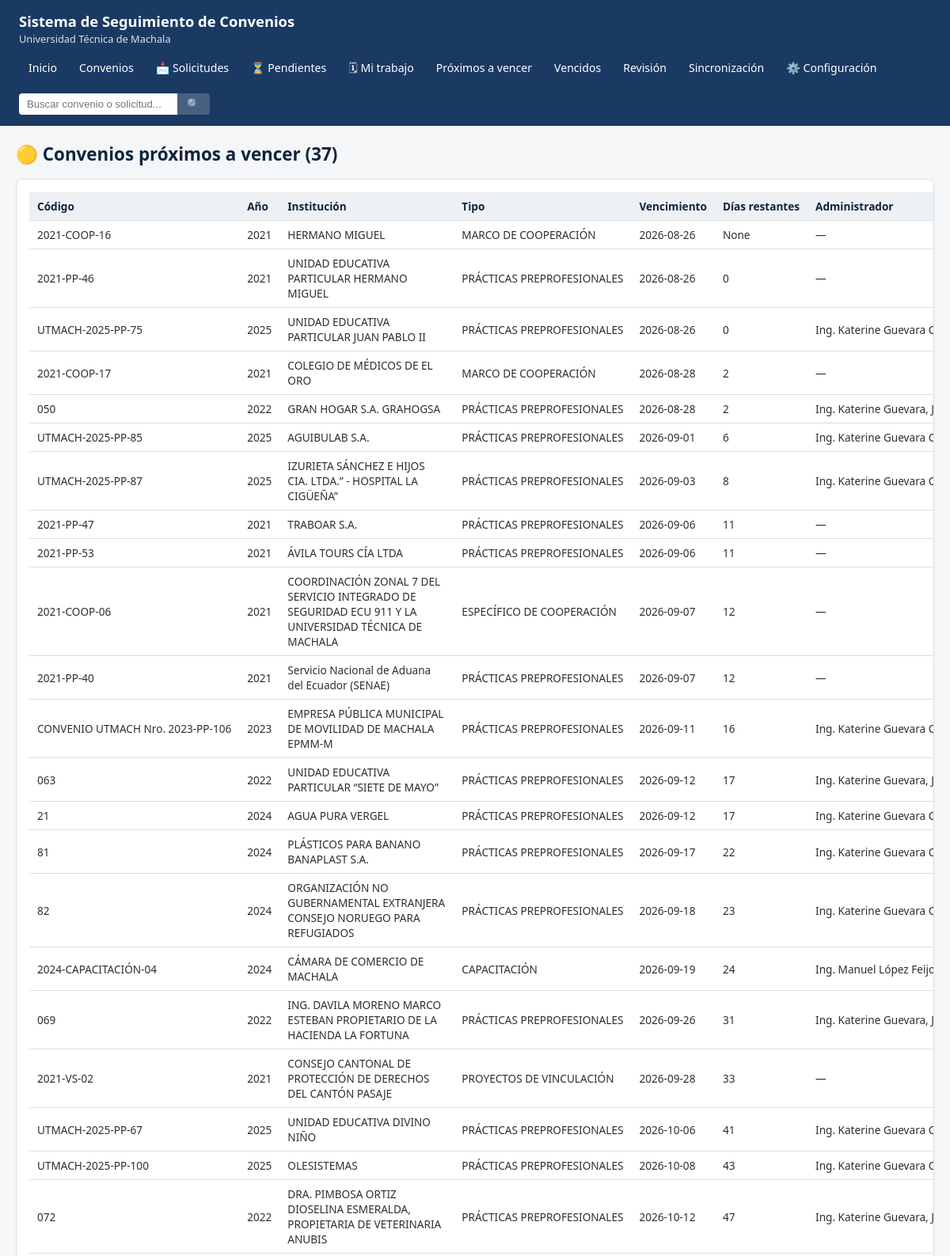
/proximos-a-vencer (upper part), run on the app's committed database.
### tables this page shows
CREATE TABLE convenios (
    id_sistema INTEGER PRIMARY KEY AUTOINCREMENT,
    anio INTEGER NOT NULL,
    codigo_original TEXT,
    numero_original TEXT,
    institucion TEXT,
    tipo_instrumento TEXT,
    subtipo TEXT,
    clasificacion_general TEXT,
    objeto TEXT,
    fecha_suscripcion TEXT,
    fecha_inicio TEXT,
    plazo TEXT,
    fecha_finalizacion TEXT,
    metodo_calculo_vigencia TEXT,
    administrador TEXT,
    unidad_responsable TEXT,
    observaciones_originales TEXT,
    hoja_origen TEXT,
    archivo_matriz_origen TEXT,
    fila_origen INTEGER,
    ruta_expediente TEXT,
    ruta_documento_principal TEXT,
    estado_relacion_documental TEXT,
    confianza_relacion INTEGER,
    estado_vigencia TEXT,
    requiere_revision INTEGER DEFAULT 0,
    notas_sistema TEXT,
    ruc TEXT,
    ambito TEXT,
    seccion TEXT,
    sector TEXT,
    direccion TEXT,
    representante_legal TEXT,
    contacto TEXT,
    email TEXT,
    telefono TEXT,
    carreras_beneficiadas TEXT,
    estado_original TEXT,
    link_documento_matriz TEXT,
    fecha_creacion_sistema TEXT,
    fecha_actualizacion_sistema TEXT
, objeto_documento_original TEXT, objeto_documento_resumen TEXT, fecha_suscripcion_documento TEXT, fecha_inicio_documento TEXT, plazo_documento TEXT, unidad_plazo_documento TEXT, fecha_finalizacion_documento TEXT, metodo_calculo_vigencia_documento TEXT, texto_fuente_vigencia TEXT, pagina_fuente_vigencia INTEGER, clausula_terminacion TEXT, renovacion_clausula TEXT, administrador_documento TEXT, administrador_documento_pagina INTEGER, firmantes_json TEXT, institucion_original_documento TEXT, institucion_normalizada TEXT, tiene_adenda TEXT, documento_adenda_ruta TEXT, conflicto_fecha TEXT, conflicto_institucion TEXT, requiere_revision_documental TEXT, estado_revision_vigencia TEXT, confianza_analisis TEXT, dias_para_vencimiento INTEGER, hash_documento_principal TEXT, fecha_ultimo_analisis_documento TEXT, id_solicitud_origen INTEGER);

### SISTEMA/routes/convenios.py (the view)
@bp.route("/proximos-a-vencer")
def proximos_a_vencer():
    conn = obtener_conexion()
    filas = db_visualizador.listar_proximos_a_vencer(conn, limite=500)
    return render_template("proximos_vencer.html", filas=filas)

### SISTEMA/config.py (called while the page is built)
def cargar_config() -> Config:
    with open(RUTA_CONFIG_JSON, "r", encoding="utf-8") as f:
        datos = json.load(f)
    return Config(datos)

### SISTEMA/db_context.py (called while the page is built)
def obtener_conexion() -> sqlite3.Connection:
    if "db" not in g:
        config = cargar_config()
        g.db = db_visualizador.conectar(config.ruta_convenios_db)
    return g.db

### SISTEMA/services/db_visualizador.py (called while the page is built)
def conectar(ruta_db: Path) -> sqlite3.Connection:
    conn = sqlite3.connect(str(ruta_db))
    conn.row_factory = sqlite3.Row
    conn.execute("PRAGMA query_only = ON;")
    return conn

def listar_proximos_a_vencer(conn, limite: int = 200):
    return conn.execute(
        """SELECT id_sistema, codigo_original, anio, institucion, tipo_instrumento, fecha_finalizacion,
                  dias_para_vencimiento, administrador
           FROM convenios
           WHERE clasificacion_general='CONVENIO' AND estado_vigencia='PROXIMO_A_VENCER'
           ORDER BY dias_para_vencimiento ASC LIMIT ?""",
        (limite,),
    ).fetchall()

### SISTEMA/templates/proximos_vencer.html (shortened to what this page needs)
{% extends "base.html" %}
{% block contenido %}
<h1>🟡 Convenios próximos a vencer ({{ filas|length }})</h1>
<div class="panel">
    {% if filas %}
    <table>
        <thead><tr><th>Código</th><th>Año</th><th>Institución</th><th>Tipo</th><th>Vencimiento</th><th>Días restantes</th><th>Administrador</th></tr></thead>
        <tbody>
        {% for f in filas %}
            <tr onclick="location.href='{{ url_for('convenios.ficha', id_sistema=f['id_sistema']) }}'" style="cursor:pointer">
                <td>{{ f['codigo_original'] or '—' }}</td>
                <td>{{ f['anio'] }}</td>
                <td class="col-institucion">{{ f['institucion'] }}</td>
                <td>{{ f['tipo_instrumento'] or '—' }}</td>
                <td>{{ f['fecha_finalizacion'] or '—' }}</td>
                <td>{{ f['dias_para_vencimiento'] }}</td>
                <td>{{ f['administrador'] or '—' }}</td>
            </tr>
        {% endfor %}
        </tbody>
    </table>
    {% else %}
    <p class="texto-vacio">No hay convenios próximos a vencer.</p>
    {% endif %}
</div>
{% endblock %}

### SISTEMA/static/css/estilo.css (style rules this page uses)
:root { --azul-utmach: #1b3a63; --azul-oscuro: #10233d; --gris-fondo: #f4f6f8; --gris-borde: #d9dfe4; --gris-texto: #2b2f33; --verde: #1f8a4c; --amarillo: #b8860b; --rojo: #b3261e; --naranja: #c2660d; --azul-info: #2563a8; --blanco: #ffffff; }
* { box-sizing: border-box; }
body { margin: 0; font-family: "Segoe UI", Arial, sans-serif; background: var(--gris-fondo); color: var(--gris-texto); font-size: 14px; }
h1 { font-size: 1.4rem; margin: 0 0 16px; color: var(--azul-oscuro); }
.panel { background: var(--blanco); border: 1px solid var(--gris-borde); border-radius: 8px; padding: 16px; margin-bottom: 20px; overflow-x: auto; }
table { width: 100%; border-collapse: collapse; font-size: 0.85rem; }
th, td { padding: 8px 10px; border-bottom: 1px solid var(--gris-borde); text-align: left; white-space: nowrap; }
th { background: #eef1f4; color: var(--azul-oscuro); position: sticky; top: 0; }
td.col-institucion, td.col-objeto { white-space: normal; min-width: 220px; }

### data on the page
convenios: codigo_original "2021-COOP-16", anio "2021", institucion "HERMANO MIGUEL", tipo_instrumento "MARCO DE COOPERACIÓN", fecha_finalizacion "2026-08-26", dias_para_vencimiento "None", f "—"
convenios: codigo_original "2021-PP-46", anio "2021", institucion "UNIDAD EDUCATIVA PARTICULAR HERMANO MIGUEL", tipo_instrumento "PRÁCTICAS PREPROFESIONALES", fecha_finalizacion "2026-08-26", dias_para_vencimiento "0", f "—"
convenios: codigo_original "UTMACH-2025-PP-75", anio "2025", institucion "UNIDAD EDUCATIVA PARTICULAR JUAN PABLO II", tipo_instrumento "PRÁCTICAS PREPROFESIONALES", fecha_finalizacion "2026-08-26", dias_para_vencimiento "0", administrador "Ing. Katerine Guevara…"
convenios: codigo_original "2021-COOP-17", anio "2021", institucion "COLEGIO DE MÉDICOS DE EL ORO", tipo_instrumento "MARCO DE COOPERACIÓN", fecha_finalizacion "2026-08-28", dias_para_vencimiento "2", f "—"
convenios: codigo_original "050", anio "2022", institucion "GRAN HOGAR S.A. GRAHOGSA", tipo_instrumento "PRÁCTICAS PREPROFESIONALES", fecha_finalizacion "2026-08-28", dias_para_vencimiento "2", administrador "Ing. Katerine Guevara,…"
convenios: codigo_original "UTMACH-2025-PP-85", anio "2025", institucion "AGUIBULAB S.A.", tipo_instrumento "PRÁCTICAS PREPROFESIONALES", fecha_finalizacion "2026-09-01", dias_para_vencimiento "6", administrador "Ing. Katerine Guevara…"
convenios: codigo_original "UTMACH-2025-PP-87", anio "2025", institucion "IZURIETA SÁNCHEZ E HIJOS CIA. LTDA.” - HOSPITAL LA CIGÜEÑA”", tipo_instrumento "PRÁCTICAS PREPROFESIONALES", fecha_finalizacion "2026-09-03", dias_para_vencimiento "8", administrador "Ing. Katerine Guevara…"
convenios: codigo_original "2021-PP-47", anio "2021", institucion "TRABOAR S.A.", tipo_instrumento "PRÁCTICAS PREPROFESIONALES", fecha_finalizacion "2026-09-06", dias_para_vencimiento "11", f "—"
convenios: codigo_original "2021-PP-53", anio "2021", institucion "ÁVILA TOURS CÍA LTDA", tipo_instrumento "PRÁCTICAS PREPROFESIONALES", fecha_finalizacion "2026-09-06", dias_para_vencimiento "11", f "—"
convenios: codigo_original "2021-COOP-06", anio "2021", institucion "COORDINACIÓN ZONAL 7 DEL SERVICIO INTEGRADO DE SEGURIDAD ECU 911 Y LA UNIVERSIDAD TÉCNICA DE MACHALA", tipo_instrumento "ESPECÍFICO DE COOPERACIÓN", fecha_finalizacion "2026-09-07", dias_para_vencimiento "12", f "—"
convenios: codigo_original "2021-PP-40", anio "2021", institucion "Servicio Nacional de Aduana del Ecuador (SENAE)", tipo_instrumento "PRÁCTICAS PREPROFESIONALES", fecha_finalizacion "2026-09-07", dias_para_vencimiento "12", f "—"
convenios: codigo_original "CONVENIO UTMACH Nro. 2023-PP-106", anio "2023", institucion "EMPRESA PÚBLICA MUNICIPAL DE MOVILIDAD DE MACHALA EPMM-M", tipo_instrumento "PRÁCTICAS PREPROFESIONALES", fecha_finalizacion "2026-09-11", dias_para_vencimiento "16", administrador "Ing. Katerine Guevara…"
convenios: codigo_original "063", anio "2022", institucion "UNIDAD EDUCATIVA PARTICULAR “SIETE DE MAYO”", tipo_instrumento "PRÁCTICAS PREPROFESIONALES", fecha_finalizacion "2026-09-12", dias_para_vencimiento "17", administrador "Ing. Katerine Guevara,…"
convenios: codigo_original "21", anio "2024", institucion "AGUA PURA VERGEL", tipo_instrumento "PRÁCTICAS PREPROFESIONALES", fecha_finalizacion "2026-09-12", dias_para_vencimiento "17", administrador "Ing. Katerine Guevara…"
convenios: codigo_original "81", anio "2024", institucion "PLÁSTICOS PARA BANANO BANAPLAST S.A.", tipo_instrumento "PRÁCTICAS PREPROFESIONALES", fecha_finalizacion "2026-09-17", dias_para_vencimiento "22", administrador "Ing. Katerine Guevara…"
convenios: codigo_original "82", anio "2024", institucion "ORGANIZACIÓN NO GUBERNAMENTAL EXTRANJERA CONSEJO NORUEGO PARA REFUGIADOS", tipo_instrumento "PRÁCTICAS PREPROFESIONALES", fecha_finalizacion "2026-09-18", dias_para_vencimiento "23", administrador "Ing. Katerine Guevara…"
convenios: codigo_original "2024-CAPACITACIÓN-04", anio "2024", institucion "CÁMARA DE COMERCIO DE MACHALA", tipo_instrumento "CAPACITACIÓN", fecha_finalizacion "2026-09-19", dias_para_vencimiento "24", administrador "Ing. Manuel López…"
convenios: codigo_original "069", anio "2022", institucion "ING. DAVILA MORENO MARCO ESTEBAN PROPIETARIO DE LA HACIENDA LA FORTUNA", tipo_instrumento "PRÁCTICAS PREPROFESIONALES", fecha_finalizacion "2026-09-26", dias_para_vencimiento "31", administrador "Ing. Katerine Guevara,…"
convenios: codigo_original "2021-VS-02", anio "2021", institucion "CONSEJO CANTONAL DE PROTECCIÓN DE DERECHOS DEL CANTÓN PASAJE", tipo_instrumento "PROYECTOS DE VINCULACIÓN", fecha_finalizacion "2026-09-28", dias_para_vencimiento "33", f "—"
convenios: codigo_original "UTMACH-2025-PP-67", anio "2025", institucion "UNIDAD EDUCATIVA DIVINO NIÑO", tipo_instrumento "PRÁCTICAS PREPROFESIONALES", fecha_finalizacion "2026-10-06", dias_para_vencimiento "41", administrador "Ing. Katerine Guevara…"
convenios: codigo_original "UTMACH-2025-PP-100", anio "2025", institucion "OLESISTEMAS", tipo_instrumento "PRÁCTICAS PREPROFESIONALES", fecha_finalizacion "2026-10-08", dias_para_vencimiento "43", administrador "Ing. Katerine Guevara…"
convenios: codigo_original "072", anio "2022", institucion "DRA. PIMBOSA ORTIZ DIOSELINA ESMERALDA, PROPIETARIA DE VETERINARIA ANUBIS", tipo_instrumento "PRÁCTICAS PREPROFESIONALES", fecha_finalizacion "2026-10-12", dias_para_vencimiento "47", administrador "Ing. Katerine Guevara,…"

### other printed values
{{ filas|length }} "37"
